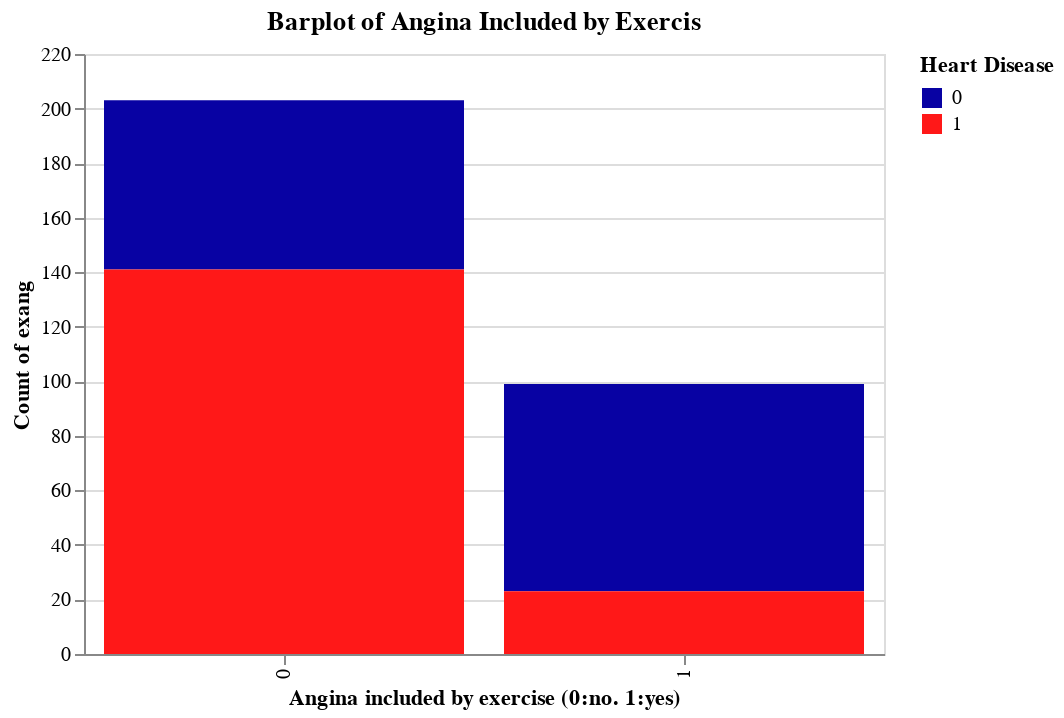

The notebook cell this image was saved under:
### Markdown cell above
##### **9. exang (Angina Included by Exercise)**

### Code cell
chart = alt.Chart(heart_disease).mark_bar().encode(
    x=alt.X('exang:N', title='Angina included by exercise (0:no. 1:yes)'),
    y=alt.Y('count(exang):Q', title ='Count of exang'),
    color=alt.Color('target:N', title='Heart Disease', scale=alt.Scale(range=['#0802A3', '#FF1818'])),
    tooltip='count(exang):Q').properties(height=300, width=400, title = 'Barplot of Angina Included by Exercis')

chart

### Figure 1 — Vega-Lite specification as saved in the notebook (floating-point values rounded to 4 significant figures; data arrays with more than 128 entries replaced by an {"elided": "..."} marker saying what was removed)
{"config": {"view": {"continuousWidth": 400, "continuousHeight": 300}}, "data": {"name": "data-ff98e7c4868c1b95efc0dd349d9115a4"}, "mark": "bar", "encoding": {"color": {"field": "target", "scale": {"range": ["#0802A3", "#FF1818"]}, "title": "Heart Disease", "type": "nominal"}, "tooltip": {"aggregate": "count", "field": "exang", "type": "quantitative"}, "x": {"field": "exang", "title": "Angina included by exercise (0:no. 1:yes)", "type": "nominal"}, "y": {"aggregate": "count", "field": "exang", "title": "Count of exang", "type": "quantitative"}}, "height": 300, "title": "Barplot of Angina Included by Exercis", "width": 400, "$schema": "https://vega.github.io/schema/vega-lite/v4.17.0.json", "datasets": {"data-ff98e7c4868c1b95efc0dd349d9115a4": {"elided": "302 records"}}}
